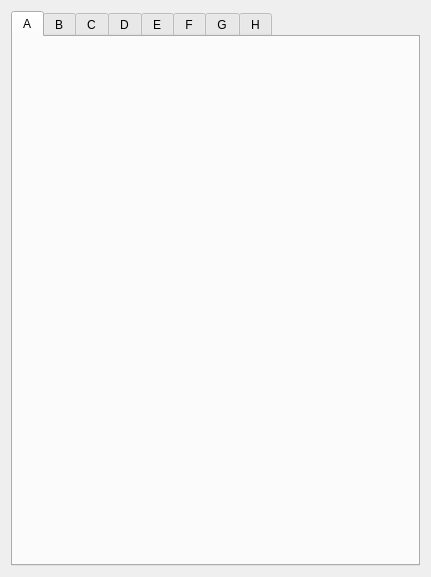
<?xml version="1.0" encoding="UTF-8"?>
<ui version="4.0">
 <class>EFrame</class>
 <widget class="QEFrame" name="EFrame">
  <property name="geometry">
   <rect>
    <x>0</x>
    <y>0</y>
    <width>431</width>
    <height>577</height>
   </rect>
  </property>
  <property name="windowTitle">
   <string>Motor extra settings</string>
  </property>
  <layout class="QVBoxLayout" name="verticalLayout">
   <item>
    <widget class="QTabWidget" name="tabWidget">
     <property name="currentIndex">
      <number>0</number>
     </property>
     <widget class="QWidget" name="tab">
      <attribute name="title">
       <string>A</string>
      </attribute>
      <layout class="QVBoxLayout" name="verticalLayout_3">
       <item>
        <widget class="QEForm" name="qeform">
         <property name="uiFile" stdset="0">
          <string>galil_motor_extras.ui</string>
         </property>
         <property name="variableSubstitutions" stdset="0">
          <string>M=$(M1)</string>
         </property>
        </widget>
       </item>
      </layout>
     </widget>
     <widget class="QWidget" name="tab_2">
      <attribute name="title">
       <string>B</string>
      </attribute>
      <layout class="QVBoxLayout" name="verticalLayout_2">
       <item>
        <widget class="QEForm" name="qeform_2">
         <property name="uiFile" stdset="0">
          <string>galil_motor_extras.ui</string>
         </property>
         <property name="variableSubstitutions" stdset="0">
          <string>M=$(M2)</string>
         </property>
        </widget>
       </item>
      </layout>
     </widget>
     <widget class="QWidget" name="tab_3">
      <attribute name="title">
       <string>C</string>
      </attribute>
      <layout class="QVBoxLayout" name="verticalLayout_4">
       <item>
        <widget class="QEForm" name="qeform_3">
         <property name="uiFile" stdset="0">
          <string>galil_motor_extras.ui</string>
         </property>
         <property name="variableSubstitutions" stdset="0">
          <string>M=$(M3)</string>
         </property>
        </widget>
       </item>
      </layout>
     </widget>
     <widget class="QWidget" name="tab_4">
      <attribute name="title">
       <string>D</string>
      </attribute>
      <layout class="QVBoxLayout" name="verticalLayout_5">
       <item>
        <widget class="QEForm" name="qeform_4">
         <property name="uiFile" stdset="0">
          <string>galil_motor_extras.ui</string>
         </property>
         <property name="variableSubstitutions" stdset="0">
          <string>M=$(M4)</string>
         </property>
        </widget>
       </item>
      </layout>
     </widget>
     <widget class="QWidget" name="tab_5">
      <attribute name="title">
       <string>E</string>
      </attribute>
      <layout class="QVBoxLayout" name="verticalLayout_6">
       <item>
        <widget class="QEForm" name="qeform_5">
         <property name="uiFile" stdset="0">
          <string>galil_motor_extras.ui</string>
         </property>
         <property name="variableSubstitutions" stdset="0">
          <string>M=$(M5)</string>
         </property>
        </widget>
       </item>
      </layout>
     </widget>
     <widget class="QWidget" name="tab_6">
      <attribute name="title">
       <string>F</string>
      </attribute>
      <layout class="QVBoxLayout" name="verticalLayout_7">
       <item>
        <widget class="QEForm" name="qeform_6">
         <property name="uiFile" stdset="0">
          <string>galil_motor_extras.ui</string>
         </property>
         <property name="variableSubstitutions" stdset="0">
          <string>M=$(M6)</string>
         </property>
        </widget>
       </item>
      </layout>
     </widget>
     <widget class="QWidget" name="tab_7">
      <attribute name="title">
       <string>G</string>
      </attribute>
      <layout class="QVBoxLayout" name="verticalLayout_8">
       <item>
        <widget class="QEForm" name="qeform_7">
         <property name="uiFile" stdset="0">
          <string>galil_motor_extras.ui</string>
         </property>
         <property name="variableSubstitutions" stdset="0">
          <string>M=$(M7)</string>
         </property>
        </widget>
       </item>
      </layout>
     </widget>
     <widget class="QWidget" name="tab_8">
      <attribute name="title">
       <string>H</string>
      </attribute>
      <layout class="QVBoxLayout" name="verticalLayout_9">
       <item>
        <widget class="QEForm" name="qeform_8">
         <property name="uiFile" stdset="0">
          <string>galil_motor_extras.ui</string>
         </property>
         <property name="variableSubstitutions" stdset="0">
          <string>M=$(M8)</string>
         </property>
        </widget>
       </item>
      </layout>
     </widget>
    </widget>
   </item>
  </layout>
 </widget>
 <customwidgets>
  <customwidget>
   <class>QEForm</class>
   <extends>QWidget</extends>
   <header>QEForm.h</header>
  </customwidget>
  <customwidget>
   <class>QEFrame</class>
   <extends>QFrame</extends>
   <header>QEFrame.h</header>
   <container>1</container>
  </customwidget>
 </customwidgets>
 <resources/>
 <connections/>
</ui>
